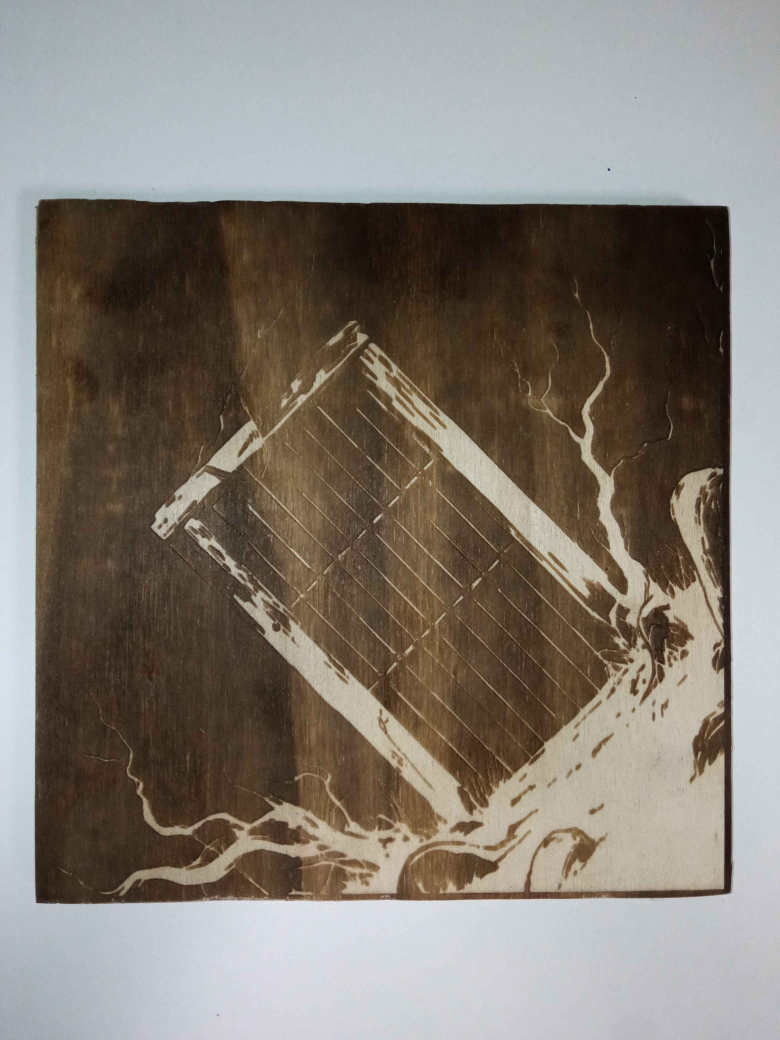
#> input picture PLATEST/plate_bois/IMG_20260423_163546.jpg, 3120 x 4160 px (shown at 1/4 size); the run also reads 1 picture not shown here
$ python card_test.py --image ../PLATEST/plate_bois/bois3.jpg
#> lines starting #> are read from the running program, lines starting #| are printed output that depends on the picture
### steamcore/recognition/template_registry.py
"""
steamcore/recognition/template_registry.py
Cache partagé pour CardDetector (L2) et CardRecognizer (L3) : évite de lire
et décoder deux fois les mêmes images PLATEST au chargement.

Les descripteurs restent calculés séparément PAR EXTRACTEUR+CONFIG (ex.
"orb:600" pour CardDetector, "orb:800" pour CardRecognizer, "sift:800" si
SIFT activé en L2) — jamais mélangés entre backends ou nfeatures différents,
puisque les descripteurs ORB/SIFT ne sont comparables qu'entre eux-mêmes.
Seule l'image décodée (niveaux de gris, résolution native) est partagée ;
chaque appelant applique son propre resize avant detectAndCompute().
"""

from __future__ import annotations
from pathlib import Path
import cv2
import numpy as np

from ._images import find_template_images


class TemplateRegistry:
    def __init__(self, platest_dir: str = "PLATEST"):
        self.platest_dir = Path(platest_dir)
        self._image_cache: dict[Path, np.ndarray | None] = {}
        self._descriptor_cache: dict[str, dict[str, list]] = {}

    def _decode(self, path: Path) -> np.ndarray | None:
        """Lit et convertit une image en gris (résolution native), une seule
        fois par chemin quel que soit le nombre d'appelants."""
        if path not in self._image_cache:
            img = cv2.imread(str(path))
#> img is the input picture: shape (4160, 3120, 3); mean B, G, R 116.6, 125.2, 132.4
            self._image_cache[path] = (
                cv2.cvtColor(img, cv2.COLOR_BGR2GRAY) if img is not None else None
            )
        return self._image_cache[path]
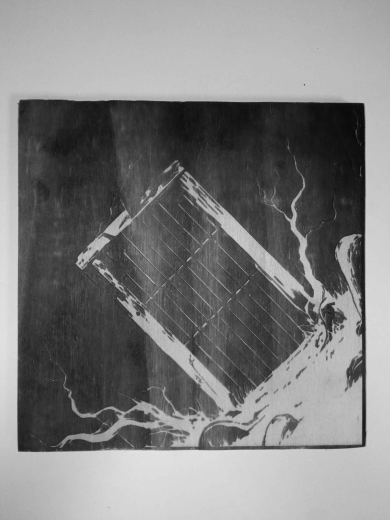
#> returned value: shape (4160, 3120) (shown at 1/8 size); min 1, max 237, mean 126.4

    def get_templates(
        self,
        feat,
        cache_key: str,
        resize: int | None = None,
        min_keypoints: int = 4,
    ) -> dict[str, list[tuple[str, object, np.ndarray, int, int]]]:
        """{card_id: [(nom_image, keypoints, descripteurs, hauteur, largeur), ...]}

        Calculé une seule fois par `cache_key`, puis réutilisé. `resize` et
        `min_keypoints` doivent rester cohérents pour un même cache_key —
        ce sont des propriétés de l'extracteur, pas des paramètres par appel.
        """
        if cache_key in self._descriptor_cache:
            return self._descriptor_cache[cache_key]

        by_card: dict[str, list] = {}
        if self.platest_dir.exists():
            for subdir in sorted(self.platest_dir.iterdir()):
                if not subdir.is_dir():
                    continue
                imgs = find_template_images(subdir)
                if not imgs:
                    continue
                entries = []
                for p in imgs:
                    gray = self._decode(p)
                    if gray is None:
                        continue
                    h, w = gray.shape[:2]
                    if resize:
                        gray = cv2.resize(gray, (resize, resize))
                    kps, desc = feat.detectAndCompute(gray, None)
#> kps = 600 keypoints; strongest (x, y, size): (2436, 680, 64.3), (2436, 679, 77.1), (2433, 676, 53.6), (2434, 675, 44.6)
                    if desc is not None and len(kps) >= min_keypoints:
                        entries.append((p.name, kps, desc, h, w))
                if entries:
                    by_card[subdir.name] = entries

        self._descriptor_cache[cache_key] = by_card
        return by_card

    # [5 lines left out: function invalidate, not called in this run]

### steamcore/recognition/card_detector.py
"""
steamcore/recognition/card_detector.py
Niveau 2 -- identification precise sur ROI.
Supporte ORB (baseline), SIFT et AKAZE.
Travaille sur la ROI retournee par FastDetector.
"""

from __future__ import annotations

from dataclasses import dataclass

import cv2
import numpy as np

from .features import create_feature_backend
from .homography import estimate_homography
from .template_registry import TemplateRegistry

_MIN_KEYPOINTS = 6


@dataclass
class CardRegion:
    warped: np.ndarray
    corners: np.ndarray
    match_count: int
    card_id: str | None = None


@dataclass
class CardCandidate:
    card_id: str
    match_count: int
    inlier_count: int
    inlier_ratio: float
    homography_quality: float
    reprojection_error: float | None
    corners: np.ndarray
    warped: np.ndarray
    score: float
    quadrilateral_area: float
    geometry_valid: bool
    homography_backend: str
    homography_fallback_used: bool
    homography_latency_ms: float


class CardDetector:
    """
    backend : "orb"  -> ORB  ~15-25fps sur Pi 5 sur ROI
    backend : "sift" -> SIFT ~10-15fps sur Pi 5 sur ROI
    backend : "akaze" -> AKAZE, à mesurer sur Pi 5
    """

    WARP_SIZE = 400

    def __init__(
        self,
        platest_dir: str = "PLATEST",
        backend: str = "orb",
        min_matches: int = 8,
        min_inliers: int = 6,
        ratio_test: float = 0.75,
        homography: str = "ransac",
        registry: TemplateRegistry | None = None,
    ):
        self.platest_dir = platest_dir
        self.backend = backend.lower()
        self.min_matches = min_matches
        self.min_inliers = min_inliers
        self.ratio_test = ratio_test
        self.homography = homography.lower()
        # Registre partagé avec CardRecognizer si fourni (évite de relire les
        # mêmes images PLATEST deux fois) — sinon un registre privé, non
        # partagé, pour rester utilisable de façon autonome (tests, outils).
        self._registry = registry or TemplateRegistry(platest_dir)
        self._templates: list = []
        self._build_matcher()
        self._load_templates()

    # [9 lines left out: function load_config, not called in this run]

    def _build_matcher(self):
        self._nfeatures = 800 if self.backend == "sift" else 600
        feature_backend = create_feature_backend(self.backend, self._nfeatures)
        self._feat = feature_backend.extractor
        self._matcher = feature_backend.matcher
        self._cache_key = feature_backend.cache_key

    # ── public ───────────────────────────────────────────────────────────────

    def detect(self, roi: np.ndarray) -> CardRegion | None:
        """Retourne le meilleur candidat avec le contrat historique."""
        candidates = self.detect_candidates(roi, top_k=1)
        if not candidates:
            return None
        best = candidates[0]
        return CardRegion(
            warped=best.warped,
            corners=best.corners,
            # Historiquement match_count contenait le nombre d'inliers.
            match_count=best.inlier_count,
            card_id=best.card_id,
        )

    def detect_candidates(self, roi: np.ndarray, top_k: int = 1) -> list[CardCandidate]:
        """Retourne jusqu'à ``top_k`` candidats L2, triés comme le baseline.

        Le nombre d'inliers reste le seul critère de tri afin que ``detect()``
        conserve le choix historique. Le score normalisé sert à mesurer la marge.
        """
        if top_k < 1:
            raise ValueError("top_k doit être supérieur ou égal à 1")
        gray = self._to_gray(roi)
        kps_f, desc_f = self._feat.detectAndCompute(gray, None)
        if desc_f is None or len(kps_f) < self.min_matches:
            return []
        candidates = []
        for tmpl in self._templates:
            candidate = self._match(tmpl, kps_f, desc_f, roi)
            if candidate is not None:
                candidates.append(candidate)
        # Tri stable sur le nombre d'inliers uniquement : en cas d'égalité,
        # l'ordre PLATEST historique est conservé par Python.
        candidates.sort(key=lambda candidate: candidate.inlier_count, reverse=True)
        return candidates[:top_k]

    # [4 lines left out: function reload, not called in this run]

    @property
    def card_ids(self) -> list:
        return [t.card_id for t in self._templates]

    # ── private ──────────────────────────────────────────────────────────────

    def _load_templates(self):
        by_card = self._registry.get_templates(
            self._feat,
            self._cache_key,
            resize=None,
            min_keypoints=_MIN_KEYPOINTS,
        )
        for card_id, entries in by_card.items():
            tmpl = _Template(card_id)
            tmpl.descs = [(kps, desc, h, w) for (_name, kps, desc, h, w) in entries]
            self._templates.append(tmpl)
            print(f"[detector] loaded {card_id} ({len(tmpl.descs)} imgs)")
        print(
            "[detector] "
            + str(len(self._templates))
            + " templates charges (backend="
            + self.backend
            + ")"
        )

    def _match(self, tmpl, kps_f, desc_f, roi):
        best_inliers = 0
        best_H = None
        best_sz = None
        best_stats = None
        for kps_t, desc_t, th, tw in tmpl.descs:
            pairs = self._matcher.knnMatch(desc_t, desc_f, k=2)
            good = []
            for pair in pairs:
                if len(pair) == 2:
                    m, n = pair
                    if m.distance < self.ratio_test * n.distance:
                        good.append(m)
            if len(good) < self.min_matches:
                continue
            pts_t = np.float32([kps_t[m.queryIdx].pt for m in good])
            pts_f = np.float32([kps_f[m.trainIdx].pt for m in good])
            stats = estimate_homography(
                pts_t, pts_f, estimator=self.homography, reprojection_threshold=5.0
            )
            if stats.matrix is None:
                continue
            inliers = stats.inlier_count
            if inliers >= self.min_inliers and inliers > best_inliers:
                best_inliers = inliers
                best_H = stats.matrix
                best_sz = (tw, th)
                best_stats = stats
        if best_H is None:
            return None
        w, h = best_sz
        c_t = np.float32([[0, 0], [w, 0], [w, h], [0, h]]).reshape(-1, 1, 2)
        c_f = cv2.perspectiveTransform(c_t, best_H).reshape(-1, 2)
        geometry_valid = _valid_quad(c_f, roi.shape)
        if not geometry_valid:
            return None
        M = cv2.getPerspectiveTransform(
            c_f.astype(np.float32),
            np.float32(
                [
                    [0, 0],
                    [self.WARP_SIZE - 1, 0],
                    [self.WARP_SIZE - 1, self.WARP_SIZE - 1],
                    [0, self.WARP_SIZE - 1],
                ]
            ),
        )
        warped = cv2.warpPerspective(roi, M, (self.WARP_SIZE, self.WARP_SIZE))
        area = float(cv2.contourArea(c_f.astype(np.float32)))
        geometry_quality = min(1.0, area / max(roi.shape[0] * roi.shape[1] * 0.1, 1))
        reprojection_quality = 1.0 / (1.0 + (best_stats.reprojection_error or 0.0))
        inlier_strength = best_stats.inlier_count / (
            best_stats.inlier_count + max(self.min_inliers, 1)
        )
        quality = float(
            np.clip(
                best_stats.inlier_ratio
                * reprojection_quality
                * geometry_quality
                * inlier_strength,
                0.0,
                1.0,
            )
        )
        return CardCandidate(
            card_id=tmpl.card_id,
            match_count=best_stats.match_count,
            inlier_count=best_stats.inlier_count,
            inlier_ratio=best_stats.inlier_ratio,
            homography_quality=quality,
            reprojection_error=best_stats.reprojection_error,
            corners=c_f,
            warped=warped,
            score=float(inlier_strength),
            quadrilateral_area=area,
            geometry_valid=geometry_valid,
            homography_backend=best_stats.estimator,
            homography_fallback_used=best_stats.fallback_used,
            homography_latency_ms=best_stats.latency_ms,
        )

    @staticmethod
    def _to_gray(frame: np.ndarray) -> np.ndarray:
        return (
            frame if len(frame.shape) == 2 else cv2.cvtColor(frame, cv2.COLOR_BGR2GRAY)
        )


def _valid_quad(corners: np.ndarray, shape) -> bool:
    h, w = shape[:2]
    for x, y in corners:
        if x < 0 or y < 0 or x > w or y > h:
            return False
    return cv2.contourArea(corners.astype(np.float32)) > 500


class _Template:
    """Conteneur simple : le chargement réel passe par TemplateRegistry."""

    def __init__(self, card_id: str):
        self.card_id = card_id
        self.descs: list = []

### steamcore/recognition/card_recognizer.py
"""
steamcore/recognition/card_recognizer.py

Logique de reconnaissance :
  - Chaque plaque peut avoir N images dans son dossier PLATEST (ex: bougie.jpg,
    bougie_top.jpg, bougie_bottom.jpg, bougie_left.jpg, bougie_right.jpg).
  - Pour chaque image template, on tente un match ORB global.
  - Si AU MOINS UNE image template matche (score >= threshold ET matches >= min_matches)
    → la plaque est validée.
  - Le score final retourné est le meilleur score parmi toutes les images.
"""

from __future__ import annotations

from dataclasses import dataclass

import cv2
import numpy as np

from .scoring import SCORE_MODES, score_matches, zone_layout
from .template_registry import TemplateRegistry
from .thresholds import RecognitionThresholds

_NFEATURES = 800
_MIN_KEYPOINTS = 4


@dataclass
class RecognitionResult:
    card_id: str
    label: str
    score: float
    matches: int
    matched_img: str = ""  # nom de l'image qui a matché
    threshold_used: float = 0.0


@dataclass
class RecognitionCandidate:
    card_id: str
    score: float
    matches: int
    matched_img: str
    threshold_used: float
    accepted: bool


class CardRecognizer:
    WARP_SIZE = 400
    RATIO_TEST = 0.75

    def __init__(
        self,
        platest_dir: str = "PLATEST",
        min_matches: int = 6,
        threshold: float = 0.03,
        thresholds: RecognitionThresholds | None = None,
        registry: TemplateRegistry | None = None,
        score_mode: str = "global",
    ):
        if score_mode not in SCORE_MODES:
            raise ValueError(f"score_mode inconnu : {score_mode!r} ({SCORE_MODES})")
        self.score_mode = score_mode
        self.platest_dir = platest_dir
        self.min_matches = min_matches
        self.thresholds = thresholds or RecognitionThresholds(
            default_threshold=threshold
        )
        self._orb = cv2.ORB_create(nfeatures=_NFEATURES)
        self._matcher = cv2.BFMatcher(cv2.NORM_HAMMING)
        # Registre partagé avec CardDetector si fourni (évite de relire les
        # mêmes images PLATEST deux fois) — sinon un registre privé, non
        # partagé, pour rester utilisable de façon autonome (tests, outils).
        self._registry = registry or TemplateRegistry(platest_dir)
        self._templates: list = []
        self._load()

        # Dernier score tenté, mis à jour à CHAQUE appel de recognize() —
        # y compris sous le seuil (recognize() retourne None dans ce cas).
        # Permet un affichage continu (ex: /view) sans changer le contrat
        # de recognize() ni casser les appelants existants.
        self.last_score = 0.0
        self.last_card_id: str | None = None
        # Métriques de coût du dernier appel — utile pour vérifier l'effet
        # de hint_id (doit réduire drastiquement templates/images scannés).
        self.last_templates_scanned = 0
        self.last_images_scanned = 0

    # [111 lines left out: functions load_config, recognize, recognize_candidates, not called in this run]

    @property
    def threshold(self) -> float:
        return self.thresholds.default_threshold

    @threshold.setter
    def threshold(self, value: float) -> None:
        self.thresholds.default_threshold = float(value)

    # [4 lines left out: function reload, not called in this run]

    @property
    def card_ids(self) -> list:
        return [t.card_id for t in self._templates]

    def _load(self):
        cache_key = f"orb:{_NFEATURES}"
        by_card = self._registry.get_templates(
            self._orb, cache_key, resize=self.WARP_SIZE, min_keypoints=_MIN_KEYPOINTS
        )
#> call 2 of get_templates, with cache_key = 'orb:800', resize = 400, min_keypoints = 4
#> in get_templates (call 2), `gray = cv2.resize(gray, (resize, resize))`:
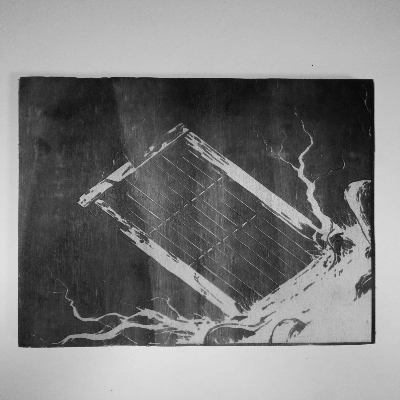
#> gray: shape (400, 400); min 6, max 232, mean 126.4
#> in get_templates (call 2), `kps, desc = feat.detectAndCompute(gray, None)`: kps = 766 keypoints; strongest (x, y, size): (341, 236, 31), (82, 202, 31), (314, 230, 31), (342, 233, 31)
        for card_id, entries in by_card.items():
            tmpl = _OrbTemplate(card_id)
            tmpl.images = [(name, kps, desc) for (name, kps, desc, _h, _w) in entries]
            tmpl.zones = {
                name: zone_layout(np.array([k.pt for k in kps]), self.WARP_SIZE)
                for (name, kps, _d, _h, _w) in entries
            }
            self._templates.append(tmpl)
            print(f"[recognizer] {card_id} ({len(tmpl.images)} imgs)")
#> (the rest of the program and of its run is left out)
